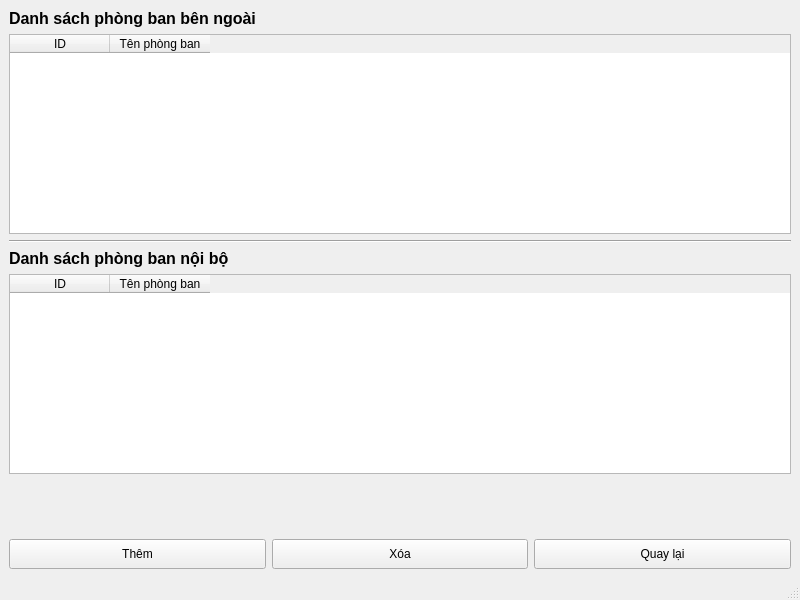
<?xml version="1.0" encoding="UTF-8"?>
<ui version="4.0">
 <class>MainWindow</class>
 <widget class="QMainWindow" name="MainWindow">
  <property name="geometry">
   <rect>
    <x>0</x>
    <y>0</y>
    <width>800</width>
    <height>600</height>
   </rect>
  </property>
  <property name="windowTitle">
   <string>Quản lý danh sách</string>
  </property>
  <widget class="QWidget" name="centralwidget">
   <layout class="QVBoxLayout" name="verticalLayout">
    <item>
     <widget class="QLabel" name="labelTopList">
      <property name="font">
       <font>
        <pointsize>12</pointsize>
        <weight>75</weight>
        <bold>true</bold>
       </font>
      </property>
      <property name="text">
       <string>Danh sách phòng ban bên ngoài</string>
      </property>
     </widget>
    </item>
    <item>
     <widget class="QTableWidget" name="tablebenngoai">
      <property name="minimumSize">
       <size>
        <width>0</width>
        <height>200</height>
       </size>
      </property>
      <column>
       <property name="text">
        <string>ID</string>
       </property>
      </column>
      <column>
       <property name="text">
        <string>Tên phòng ban</string>
       </property>
      </column>
     </widget>
    </item>
    <item>
     <widget class="Line" name="line">
      <property name="orientation">
       <enum>Qt::Horizontal</enum>
      </property>
     </widget>
    </item>
    <item>
     <widget class="QLabel" name="labelBottomList">
      <property name="font">
       <font>
        <pointsize>12</pointsize>
        <weight>75</weight>
        <bold>true</bold>
       </font>
      </property>
      <property name="text">
       <string>Danh sách phòng ban nội bộ</string>
      </property>
     </widget>
    </item>
    <item>
     <widget class="QTableWidget" name="tablenoibo">
      <property name="minimumSize">
       <size>
        <width>0</width>
        <height>200</height>
       </size>
      </property>
      <column>
       <property name="text">
        <string>ID</string>
       </property>
      </column>
      <column>
       <property name="text">
        <string>Tên phòng ban</string>
       </property>
      </column>
     </widget>
    </item>
    <item>
     <spacer name="verticalSpacer">
      <property name="orientation">
       <enum>Qt::Vertical</enum>
      </property>
      <property name="sizeHint" stdset="0">
       <size>
        <width>20</width>
        <height>20</height>
       </size>
      </property>
     </spacer>
    </item>
    <item>
     <layout class="QHBoxLayout" name="horizontalLayout_3">
      <item>
       <widget class="QPushButton" name="btnthem">
        <property name="minimumSize">
         <size>
          <width>120</width>
          <height>30</height>
         </size>
        </property>
        <property name="text">
         <string>Thêm</string>
        </property>
        <property name="icon">
         <iconset>
          <normaloff>icons/add.png</normaloff>icons/add.png</iconset>
        </property>
       </widget>
      </item>
      <item>
       <widget class="QPushButton" name="btnxoa">
        <property name="minimumSize">
         <size>
          <width>120</width>
          <height>30</height>
         </size>
        </property>
        <property name="text">
         <string>Xóa</string>
        </property>
        <property name="icon">
         <iconset>
          <normaloff>icons/delete.png</normaloff>icons/delete.png</iconset>
        </property>
       </widget>
      </item>
      <item>
       <widget class="QPushButton" name="btnquaylai">
        <property name="minimumSize">
         <size>
          <width>120</width>
          <height>30</height>
         </size>
        </property>
        <property name="text">
         <string>Quay lại</string>
        </property>
        <property name="icon">
         <iconset>
          <normaloff>icons/back.png</normaloff>icons/back.png</iconset>
        </property>
       </widget>
      </item>
     </layout>
    </item>
   </layout>
  </widget>
  <widget class="QMenuBar" name="menubar">
   <property name="geometry">
    <rect>
     <x>0</x>
     <y>0</y>
     <width>800</width>
     <height>21</height>
    </rect>
   </property>
  </widget>
  <widget class="QStatusBar" name="statusbar"/>
 </widget>
 <resources/>
 <connections/>
</ui>
